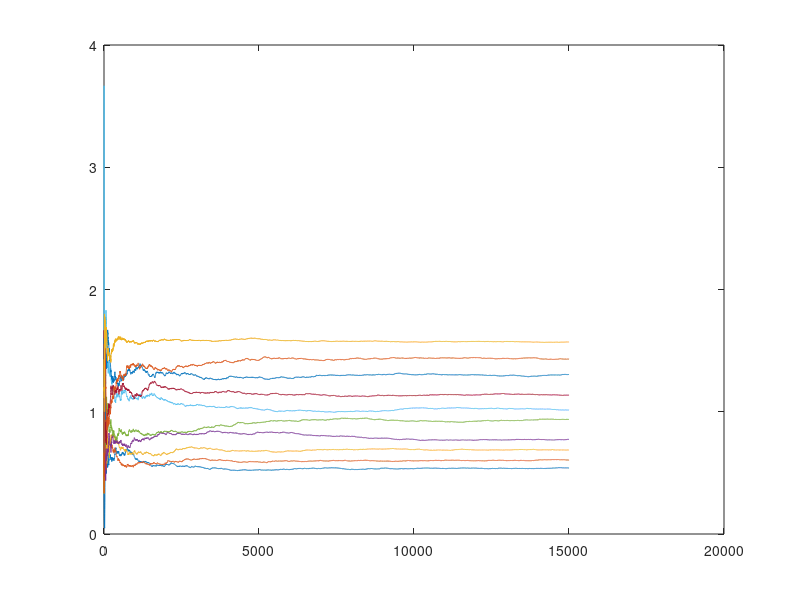

Write the MATLAB code that produced this figure.
clear all
%parameters
N = 10;%no. of servers
c = 10; %no. of customers
nsamples =15000;

%initilize variables
x = ones(nsamples, c);
x(1,:) = 1;

%calculate lambda_i
lambda = ones(N,1); %Since symmentric cyclic chain.
for i = 1:N
    mu(i)= 1/((0.5*i)+5);
    nu(i) = lambda(i)/mu(i);
end


for j = 2: nsamples    
    
    %Generate 
    for i = 1: c-1
        domain_x = c - sum(x(j,1:c-1))+ x(j,i);
        
        %calculate probability
        for ni = 1:(domain_x+1)
            Qi_ni(ni)= (nu(i)/nu(c))^(ni-1);
        end
        sum_prob = sum(Qi_ni);
        
        %cond prob
        for ni = 1:(domain_x+1)
            Prob_ni(ni) = Qi_ni(ni)/sum_prob;
        end
        
        temp = rand;
        cum_prob = cumsum(Prob_ni);
        
        set_flag=0;
        for ni = 1:(domain_x+1)
            if(temp<=cum_prob(ni) && set_flag ==0)
                x(j,i)= ni-1;     
                set_flag=1;
            end;
        end   
    end
    
    %update the 10th station
    x(j,c) = c-sum(x(j,1:c-1));
    
    %update next line
    if (j ~= nsamples)
        x(j+1,:)= x(j,:);
    end
end
   
Cum_X = cumsum(x);
Axis_X = [1:1:nsamples]';
for i = 1:c
    Erg_X(:,i) =(Cum_X(:,i))./Axis_X;    
end

variance_x = var(x,0,1);

plot(Erg_X,'DisplayName','Erg_X','YDataSource','Erg_X');figure(gcf)

disp('Expected value=')
disp(Erg_X(nsamples,:))
disp('Variances=')
disp(variance_x)

% 
% 
% figure
% subplot(2,2,1);plot (Axis_X, Erg_X_beta1)
% title('Beta\_1')
% subplot(2,2,2);plot (Axis_X, Erg_X_mu)
% title('Mu')
% subplot(2,2,3);plot (Axis_X, Erg_X_var_beta)
% title('Sigma\_beta')
% subplot(2,2,4);plot (Axis_X, Erg_X_var_eps)
% title('Sigma\_eps')



